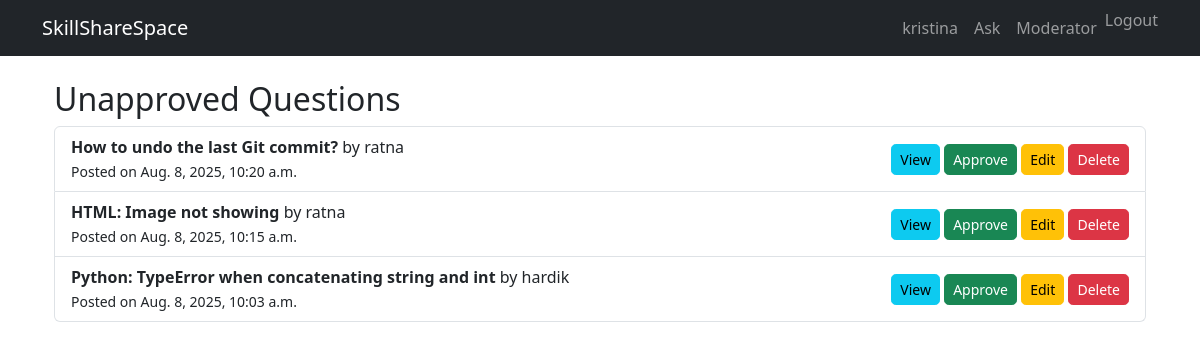
/moderator/unapproved-questions/ (signed in), run on the app's committed database.
### skillsharespace_app/models.py (models this page shows, shortened)
class Question(models.Model):
    title = models.CharField(max_length=255)
    body = models.TextField()
    created_at = models.DateTimeField(default=timezone.now)
    updated_at = models.DateTimeField(auto_now=True)
    author = models.ForeignKey(User, on_delete=models.CASCADE)
    approved = models.BooleanField(default=False)
    views = models.PositiveIntegerField(default=0)

### skillsharespace_app/views.py (the view)
# urls.py: path('moderator/unapproved-questions/', views.UnapprovedQuestionListView.as_view(), name='moderator-unapproved-questions'),
class UnapprovedQuestionListView(LoginRequiredMixin, UserPassesTestMixin, ListView):
    model = Question
    template_name = 'moderator/unapproved_questions.html'
    context_object_name = 'questions'
    def test_func(self):
        return self.request.user.is_staff
    def get_queryset(self):
        return Question.objects.filter(approved=False).order_by('-created_at')

### templates/moderator/unapproved_questions.html
{% extends "qa/base.html" %}
{% block content %}
<div class="container mt-4">
    <h2>Unapproved Questions</h2>
    <ul class="list-group">
        {% for question in questions %}
            <li class="list-group-item d-flex justify-content-between align-items-center">
                <div>
                    <strong>{{ question.title }}</strong> by {{ question.author.username }}
                    <br>
                    <small>Posted on {{ question.created_at }}</small>
                </div>
                <div>
                    <a href="{% url 'question-detail' question.pk %}" class="btn btn-sm btn-info">View</a>
                    <a href="{% url 'approve-question' question.pk %}" class="btn btn-sm btn-success">Approve</a>
                    <a href="{% url 'question-update' question.pk %}" class="btn btn-sm btn-warning">Edit</a>
                    <a href="{% url 'question-delete' question.pk %}" class="btn btn-sm btn-danger">Delete</a>
                </div>
            </li>
        {% empty %}
            <li class="list-group-item">No unapproved questions.</li>
        {% endfor %}
    </ul>
</div>
{% endblock %}

### templates/qa/base.html (shortened to what this page needs)
{% load static %}
<!DOCTYPE html>
<html lang="en">
<head>
    <link href="https://cdn.jsdelivr.net/npm/bootstrap@5.3.2/dist/css/bootstrap.min.css" rel="stylesheet">
    <link rel="stylesheet" href="{% static 'css/style.css' %}">
</head>
<body>
<nav class="navbar navbar-expand-lg navbar-dark bg-dark mb-4">
    <div class="container">
        <a class="navbar-brand" href="{% url 'question-list' %}">SkillShareSpace</a>
        <div class="collapse navbar-collapse">
            <ul class="navbar-nav ms-auto">
                {% if user.is_authenticated %}
                    <li class="nav-item"><a class="nav-link" href="#">{{ user.username }}</a></li>
                    <li class="nav-item"><a class="nav-link" href="{% url 'question-create' %}">Ask</a></li>
                    {% if user.is_staff %}
                        <li class="nav-item"><a class="nav-link" href="{% url 'mod-dashboard' %}">Moderator </a></li>
                    {% endif %}
                    <li class="nav-item">
                    <form method="post" action="{% url 'logout' %}">
                        <button type="submit" class="nav-link btn btn-link" style="padding: 0; border: none; background: none;">Logout</button>
                    </form>
                    </li>
                {% else %}
                    <li class="nav-item"><a class="nav-link" href="{% url 'login' %}">Login</a></li>
                    <li class="nav-item"><a class="nav-link" href="{% url 'signup' %}">Sign Up</a></li>
                {% endif %}
            </ul>
        </div>
    </div>
</nav>
<div class="container">
    {% block content %}
    {% endblock %}
</div>
</body>
</html>

### static/css/style.css (style rules this page uses)
body { font-family: 'Segoe UI', sans-serif; font-size: 16px; }
.btn { border-radius: 0.3rem; }

### data on the page
Question: title "How to undo the last Git commit?", author.username "ratna", created_at "Aug. 8, 2025, 10:20 a.m."
Question: title "HTML: Image not showing", author.username "ratna", created_at "Aug. 8, 2025, 10:15 a.m."
Question: title "Python: TypeError when concatenating string and int", author.username "hardik", created_at "Aug. 8, 2025, 10:03 a.m."

### other printed values
{{ user.username }} "kristina"
